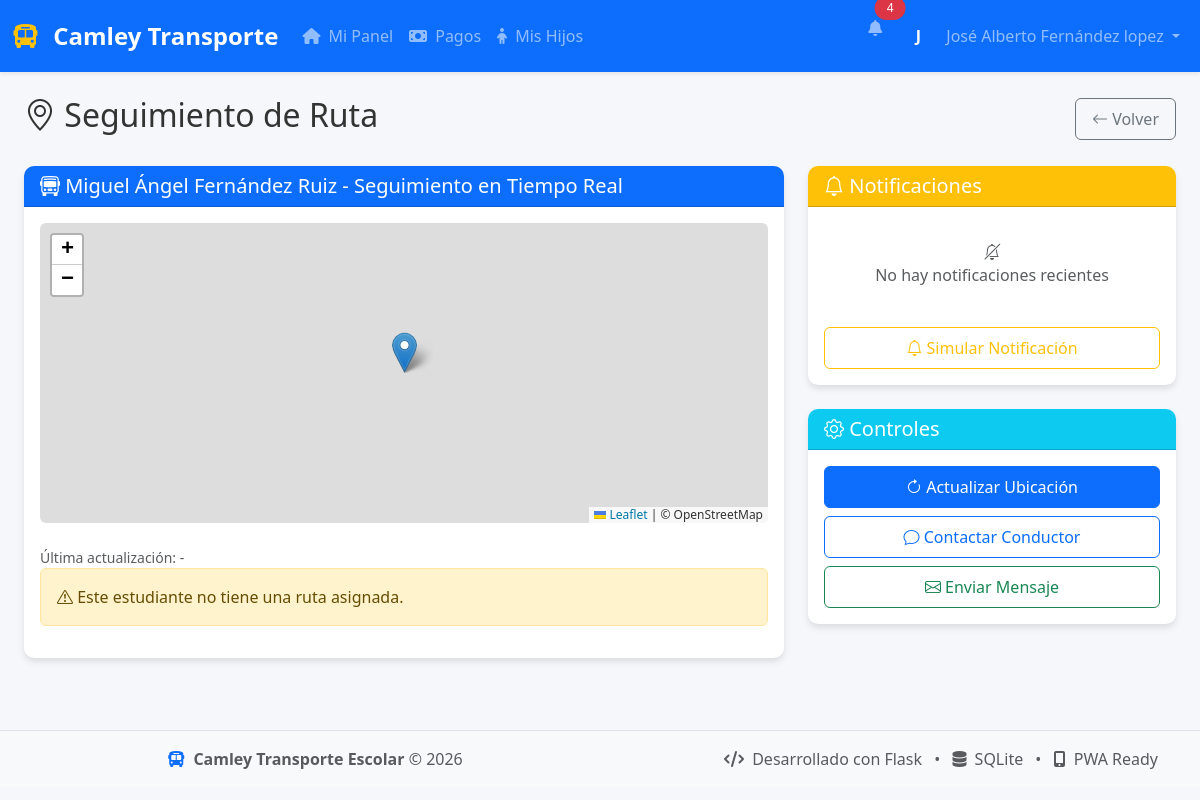
The page /padre/ruta/1 (signed in) on the database its author committed.
### database.py (models this page shows, shortened)
class Usuario(db.Model):
    __tablename__ = 'usuario'
    id = db.Column(db.Integer, primary_key=True)
    nombre = db.Column(db.String(100), nullable=False)
    email = db.Column(db.String(120), unique=True, nullable=False)
    password = db.Column(db.String(200), nullable=False)
    telefono = db.Column(db.String(20))
    direccion = db.Column(db.String(200))
    genero = db.Column(db.String(10))
    rol = db.Column(db.String(20), nullable=False)  # 'admin', 'padre', 'conductor'
    activo = db.Column(db.Boolean, default=True)
    fecha_registro = db.Column(db.DateTime, default=datetime.utcnow)
    hijos = db.relationship('Estudiante', backref='padre_rel',
                        foreign_keys='Estudiante.padre_id', lazy=True)
    rutas = db.relationship('Ruta', backref='conductor_rel',
                        foreign_keys='Ruta.conductor_id', lazy=True)
    notificaciones = db.relationship('Notificacion', backref='usuario', lazy=True)
    @property
    def is_authenticated(self):
        return True

class Estudiante(db.Model):
    __tablename__ = 'estudiante'
    id = db.Column(db.Integer, primary_key=True)
    nombre = db.Column(db.String(100), nullable=False)
    edad = db.Column(db.Integer)
    genero = db.Column(db.String(10))
    grado = db.Column(db.String(50))
    escuela = db.Column(db.String(200))
    condicion = db.Column(db.String(200))
    padre_id = db.Column(db.Integer, db.ForeignKey('usuario.id'))
    ruta_id = db.Column(db.Integer, db.ForeignKey('ruta.id'))
    fecha_inscripcion = db.Column(db.DateTime, default=datetime.utcnow)
    activo = db.Column(db.Boolean, default=True)
    pagos = db.relationship('Pago', backref='estudiante', lazy=True)
    asistencias = db.relationship('Asistencia', backref='estudiante', lazy=True)

### app.py (the view)
@app.route('/padre/ruta/<int:estudiante_id>')
@login_required
def padre_ruta(estudiante_id):
    if current_user.rol != 'padre':
        return redirect(url_for('index'))
    estudiante = Estudiante.query.get_or_404(estudiante_id)
    if estudiante.padre_id != current_user.id:
        flash('⚠️ No tienes permisos para ver esta ruta', 'error')
        return redirect(url_for('padre_dashboard'))
    ruta = estudiante.ruta
    conductor = ruta.conductor_rel if ruta else None
    ubicacion_vehiculo = None
    if conductor:
        ubicacion_vehiculo = UbicacionVehiculo.query.filter_by(conductor_id=conductor.id).first()
    asistencias_recientes = Asistencia.query.filter_by(estudiante_id=estudiante.id).order_by(Asistencia.fecha.desc()).limit(5).all()
    return render_template('padres/ruta.html',
                        estudiante=estudiante,
                        ruta=ruta,
                        conductor=conductor,
                        ubicacion_vehiculo=ubicacion_vehiculo,
                        asistencias_recientes=asistencias_recientes,
                        paradas=[])

### app.py (called while the page is built)
@login_manager.user_loader
def load_user(user_id):
    return Usuario.query.get(int(user_id))

@app.context_processor
def inject_now():
    return {'now': datetime.utcnow()}

### templates/padres/ruta.html (shortened to what this page needs)
{% extends "base.html" %}
{% block content %}
<div class="container-fluid">
    <div class="d-flex justify-content-between align-items-center mb-4">
        <h2>
            <i class="bi bi-geo-alt"></i> Seguimiento de Ruta
        </h2>
        <a href="{{ url_for('padre_dashboard') }}" class="btn btn-outline-secondary">
            <i class="bi bi-arrow-left"></i> Volver
        </a>
    </div>
    <div class="row">
        <div class="col-lg-8 mb-4">
            <div class="card mb-4">
                <div class="card-header bg-primary text-white">
                    <h5 class="mb-0">
                        <i class="bi bi-bus-front"></i> {{ estudiante.nombre }} - Seguimiento en Tiempo Real
                    </h5>
                </div>
                <div class="card-body">
                    <div id="map" class="rounded mb-4" style="height: 300px;"></div>
                    <div class="small text-muted">
                        Última actualización: <span id="lastUpdate">-</span>
                    </div>
                    {% if ruta %}
                    <div class="row">
                        <div class="col-md-6">
                            <div class="card mb-3">
                                <div class="card-body">
                                    <h6><i class="bi bi-signpost"></i> Información de Ruta</h6>
                                    <p><strong>Nombre:</strong> {{ ruta.nombre }}</p>
                                    <p><strong>Hora inicio:</strong> {{ ruta.hora_inicio }}</p>
                                    {% if ruta.hora_fin %}
                                    <p><strong>Hora fin:</strong> {{ ruta.hora_fin }}</p>
                                    {% endif %}
                                </div>
                            </div>
                        </div>
                        <div class="col-md-6">
                            <div class="card mb-3">
                                <div class="card-body">
                                    <h6><i class="bi bi-person-badge"></i> Conductor</h6>
                                    {% if conductor %}
                                    <p><strong>Nombre:</strong> {{ conductor.nombre }}</p>
                                    {% if conductor.telefono %}
                                    <p><strong>Teléfono:</strong> {{ conductor.telefono }}</p>
                                    {% endif %}
                                    {% else %}
                                    <p class="text-muted">Conductor no asignado</p>
                                    {% endif %}
                                </div>
                            </div>
                        </div>
                    </div>
                    {% if paradas %}
                    <div class="card">
                        <div class="card-header bg-light">
                            <h6 class="mb-0"><i class="bi bi-geo"></i> Paradas de la Ruta</h6>
                        </div>
                        <div class="card-body">
                            <div class="list-group">
                                {% for parada in paradas %}
                                <div class="list-group-item">
                                    <div class="d-flex w-100 justify-content-between">
                                        <h6 class="mb-1">{{ parada.nombre }}</h6>
                                        {% if parada.hora %}
                                        <small>{{ parada.hora }}</small>
                                        {% endif %}
                                    </div>
                                    {% if parada.direccion %}
                                    <p class="mb-1"><small>{{ parada.direccion }}</small></p>
                                    {% endif %}
                                </div>
                                {% endfor %}
                            </div>
                        </div>
                    </div>
                    {% endif %}
                    {% else %}
                    <div class="alert alert-warning">
                        <i class="bi bi-exclamation-triangle"></i>
                        Este estudiante no tiene una ruta asignada.
                    </div>
                    {% endif %}
                </div>
            </div>
        </div>
        <div class="col-lg-4 mb-4">
            <div class="card mb-4">
                <div class="card-header bg-warning text-white">
                    <h5 class="mb-0"><i class="bi bi-bell"></i> Notificaciones</h5>
                </div>
                <div class="card-body">
                    <div id="notificationsList">
                        {% if asistencias_recientes %}
                            {% for asistencia in asistencias_recientes %}
                            <div class="alert alert-info mb-2 p-2">
                                <small>
                                    <i class="bi bi-check-circle"></i>
                                    {{ asistencia.tipo|capitalize }}:
                                    {{ asistencia.fecha.strftime('%H:%M') }}
                                </small>
                            </div>
                            {% endfor %}
                        {% else %}
                            <p class="text-muted text-center py-3">
                                <i class="bi bi-bell-slash"></i><br>
                                No hay notificaciones recientes
                            </p>
                        {% endif %}
                    </div>
                    <button class="btn btn-outline-warning w-100 mt-2" onclick="simularNotificacion()">
                        <i class="bi bi-bell"></i> Simular Notificación
                    </button>
                </div>
            </div>
            <div class="card">
                <div class="card-header bg-info text-white">
                    <h5 class="mb-0"><i class="bi bi-gear"></i> Controles</h5>
                </div>
                <div class="card-body">
                    <div class="d-grid gap-2">
                        <button class="btn btn-primary" onclick="actualizarUbicacion()">
                            <i class="bi bi-arrow-clockwise"></i> Actualizar Ubicación
                        </button>
                        <button class="btn btn-outline-primary" onclick="contactarConductor()">
                            <i class="bi bi-chat"></i> Contactar Conductor
                        </button>
                        <button class="btn btn-outline-success" onclick="enviarMensaje()">
                            <i class="bi bi-envelope"></i> Enviar Mensaje
                        </button>
                    </div>
                </div>
            </div>
        </div>
    </div>
</div>
{% endblock %}

### templates/base.html (shortened to what this page needs)
<!DOCTYPE html>
<html lang="es" data-bs-theme="{% if session.get('modo_oscuro') %}dark{% else %}light{% endif %}">
<head>
    <link href="https://cdn.jsdelivr.net/npm/bootstrap@5.3.0/dist/css/bootstrap.min.css" rel="stylesheet">
    <link rel="stylesheet" href="https://cdn.jsdelivr.net/npm/bootstrap-icons@1.11.3/font/bootstrap-icons.css">
    <link rel="stylesheet" href="https://cdnjs.cloudflare.com/ajax/libs/font-awesome/6.4.0/css/all.min.css">
    <link rel="stylesheet" href="https://unpkg.com/leaflet@1.9.4/dist/leaflet.css" />
    <link rel="stylesheet" href="{{ url_for('static', filename='css/style.css') }}">
</head>
<body class="{% if session.get('modo_oscuro') %}dark-mode{% endif %}">
    <nav class="navbar navbar-expand-lg navbar-dark bg-primary shadow-sm">
        <div class="container-fluid">
            <a class="navbar-brand" href="{{ url_for('index') }}">
                <i class="fas fa-bus me-2"></i>
                <strong>Camley Transporte</strong>
            </a>
            <div class="collapse navbar-collapse" id="navbarMain">
                <ul class="navbar-nav me-auto">
                    {% if current_user.is_authenticated %}
                        {% if current_user.rol == 'padre' %}
                        <li class="nav-item">
                            <a class="nav-link" href="{{ url_for('padre_dashboard') }}">
                                <i class="fas fa-home me-1"></i> Mi Panel
                            </a>
                        </li>
                        <li class="nav-item">
                            <a class="nav-link" href="{{ url_for('padre_dashboard') }}#pagos">
                                <i class="fas fa-money-bill me-1"></i> Pagos
                            </a>
                        </li>
                        <li class="nav-item">
                            <a class="nav-link" href="{{ url_for('padre_dashboard') }}#hijos">
                                <i class="fas fa-child me-1"></i> Mis Hijos
                            </a>
                        </li>
                        {% endif %}
                    {% endif %}
                </ul>
                <ul class="navbar-nav ms-auto">
                    {% if current_user.is_authenticated %}
                        <li class="nav-item dropdown">
                            <a class="nav-link position-relative" href="#" role="button" data-bs-toggle="dropdown">
                                <i class="fas fa-bell"></i>
                                {% set unread_notifications = [] %}
                                {% for notif in current_user.notificaciones if not notif.leida %}
                                    {% set _ = unread_notifications.append(notif) %}
                                {% endfor %}
                                {% if unread_notifications|length > 0 %}
                                <span class="position-absolute top-0 start-100 translate-middle badge rounded-pill bg-danger" id="notificationBadge">
                                    {{ unread_notifications|length }}
                                </span>
                                {% endif %}
                            </a>
                        </li>
                        <li class="nav-item dropdown">
                            <a class="nav-link dropdown-toggle" href="#" role="button" data-bs-toggle="dropdown">
                                <div class="d-inline-flex align-items-center">
                                    <div class="user-avatar me-2">
                                        {{ current_user.nombre[0]|upper }}
                                    </div>
                                    <span class="d-none d-md-inline">{{ current_user.nombre }}</span>
                                </div>
                            </a>
                        </li>
                    {% endif %}
                </ul>
            </div>
        </div>
    </nav>
    <main class="container-fluid py-4">
        {% block content %}{% endblock %}
    </main>
    <footer class="footer mt-auto py-3 bg-light border-top">
        <div class="container">
            <div class="row">
                <div class="col-md-6">
                    <span class="text-muted">
                        <i class="fas fa-bus text-primary me-1"></i>
                        <strong>Camley Transporte Escolar</strong> &copy; {{ now.year if now else '2024' }}
                    </span>
                </div>
                <div class="col-md-6 text-end">
                    <span class="text-muted">
                        <i class="fas fa-code me-1"></i> Desarrollado con Flask
                        <span class="mx-2">•</span>
                        <i class="fas fa-database me-1"></i> SQLite
                        <span class="mx-2">•</span>
                        <i class="fas fa-mobile-alt me-1"></i> PWA Ready
                    </span>
                </div>
            </div>
        </div>
    </footer>
</body>
</html>

### static/css/style.css (style rules this page uses)
:root { --primary-color: #0d6efd; --secondary-color: #6c757d; --success-color: #198754; --danger-color: #dc3545; --warning-color: #ffc107; --info-color: #0dcaf0; --light-color: #f8f9fa; --dark-color: #212529; }
body { font-family: 'Segoe UI', Tahoma, Geneva, Verdana, sans-serif; background-color: #f5f7fa; color: #333; transition: background-color 0.3s, color 0.3s; min-height: 100vh; }
.navbar-brand { font-weight: 700; font-size: 1.5rem; }
.navbar-brand i { color: #ffc107; }
.user-avatar { width: 40px; height: 40px; border-radius: 50%; background-color: var(--primary-color); color: white; display: flex; align-items: center; justify-content: center; font-weight: bold; }
.card { border-radius: 10px; box-shadow: 0 4px 6px rgba(0, 0, 0, 0.1); border: none; transition: transform 0.3s, box-shadow 0.3s; margin-bottom: 20px; }
.card-header { border-radius: 10px 10px 0 0 !important; font-weight: 600; }
.btn { border-radius: 6px; font-weight: 500; padding: 8px 16px; transition: all 0.3s; }
.btn-primary { background-color: var(--primary-color); border-color: var(--primary-color); }
.badge { padding: 6px 12px; font-weight: 500; border-radius: 20px; }
.leaflet-container { font-family: inherit; }
.footer { margin-top: 40px; padding: 20px 0; background-color: var(--dark-color); color: white; text-align: center; }

### rows shown on the page
Usuario: nombre "J", nombre "José Alberto Fernández lopez"
Estudiante: nombre "Miguel Ángel Fernández Ruiz"

### other values the page prints
{{ unread_notifications|length }} "4"
{{ now.year if now else '2024' }} "2026"
